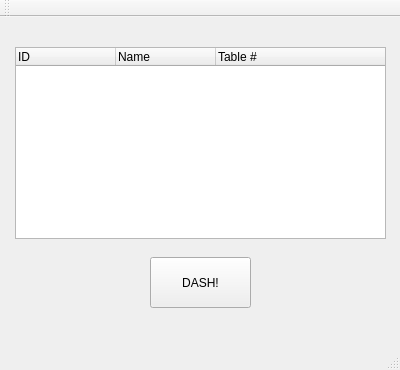
<?xml version="1.0" encoding="UTF-8"?>
<ui version="4.0">
 <class>MainWindow</class>
 <widget class="QMainWindow" name="MainWindow">
  <property name="geometry">
   <rect>
    <x>0</x>
    <y>0</y>
    <width>400</width>
    <height>370</height>
   </rect>
  </property>
  <property name="windowTitle">
   <string>MainWindow</string>
  </property>
  <widget class="QWidget" name="centralWidget">
   <widget class="QPushButton" name="pushButton">
    <property name="geometry">
     <rect>
      <x>150</x>
      <y>240</y>
      <width>101</width>
      <height>51</height>
     </rect>
    </property>
    <property name="text">
     <string>DASH!</string>
    </property>
   </widget>
   <widget class="QTreeWidget" name="treeWidget">
    <property name="geometry">
     <rect>
      <x>15</x>
      <y>30</y>
      <width>371</width>
      <height>192</height>
     </rect>
    </property>
    <property name="selectionMode">
     <enum>QAbstractItemView::MultiSelection</enum>
    </property>
    <property name="columnCount">
     <number>3</number>
    </property>
    <column>
     <property name="text">
      <string>ID</string>
     </property>
    </column>
    <column>
     <property name="text">
      <string>Name</string>
     </property>
    </column>
    <column>
     <property name="text">
      <string>Table #</string>
     </property>
    </column>
   </widget>
  </widget>
  <widget class="QMenuBar" name="menuBar">
   <property name="geometry">
    <rect>
     <x>0</x>
     <y>0</y>
     <width>400</width>
     <height>23</height>
    </rect>
   </property>
  </widget>
  <widget class="QToolBar" name="mainToolBar">
   <attribute name="toolBarArea">
    <enum>TopToolBarArea</enum>
   </attribute>
   <attribute name="toolBarBreak">
    <bool>false</bool>
   </attribute>
  </widget>
  <widget class="QStatusBar" name="statusBar"/>
 </widget>
 <layoutdefault spacing="6" margin="11"/>
 <resources/>
 <connections/>
</ui>
